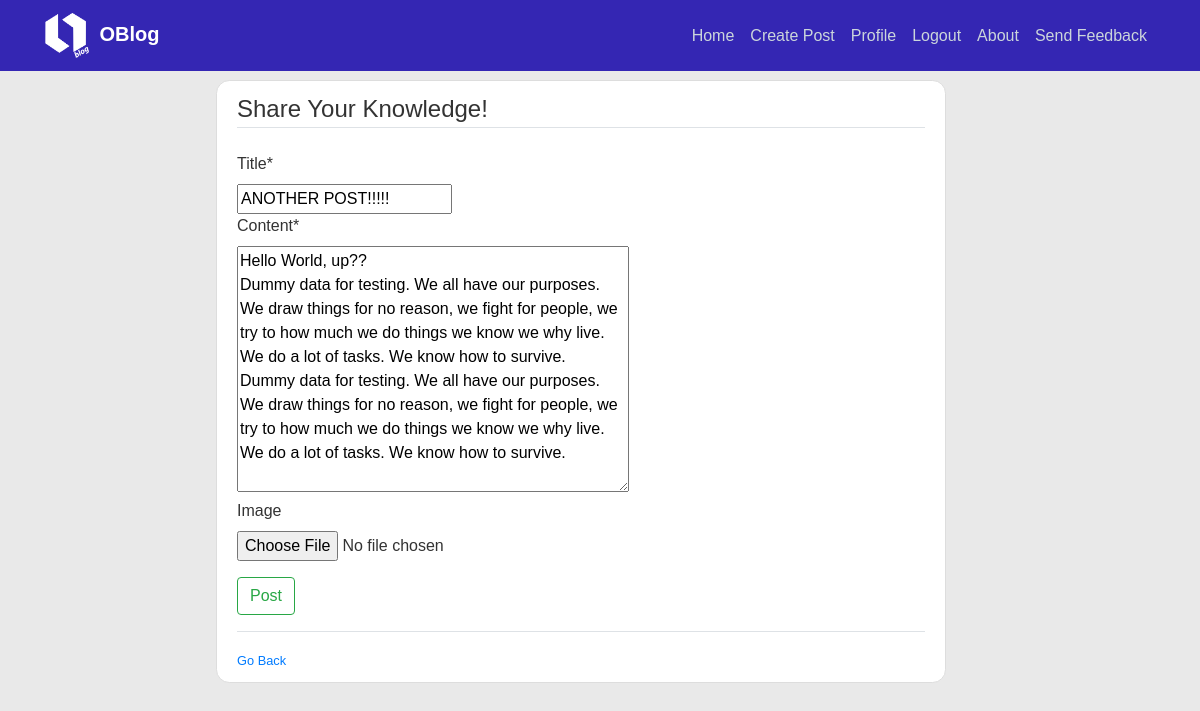
Screenshot of /post/42/update (signed in) with the database file from the repository.
### blog/models.py (models this page shows, shortened)
class Post(models.Model):
    title = models.CharField(max_length=100)
    content = models.TextField()
    image = ResizedImageField(
        size=[620, 500], upload_to='post_images', blank=True, null=True)
    date_posted = models.DateTimeField(default=timezone.now)
    author = models.ForeignKey(User, on_delete=models.CASCADE)

### blog/views.py (the view, shortened to what this page needs)
# urls.py: path('post/<int:pk>/update', PostUpdateView.as_view(),  name='post-update'),
class PostUpdateView(LoginRequiredMixin, UserPassesTestMixin, UpdateView):
    model = Post
    fields = ['title', 'content', 'image']
    def test_func(self):
        post = self.get_object()
        if self.request.user == post.author:
            return True
        return False

### blog/templates/blog/post_form.html (shortened to what this page needs)
{% extends 'blog/base.html' %}
{% load crispy_forms_tags %}
{% block content %}
    <div class="content-section" style="border-radius: 10pt;">
        <form method="POST" enctype='multipart/form-data' >
            <fieldset class="form-group">
                <legend class="border-bottom mb-4"> Share Your Knowledge! </legend>
                {{ form|crispy }}
            </fieldset>
            <div class="form-group">
                <button class="btn btn-outline-success" type="submit">Post</button>
            </div>
        </form>
        <div class="border-top pt-3 ">
            <small class="text-muted">
                <a class="ml-.5" href="{% url 'blog-home' %}"> Go Back</a>
            </small>
        </div>
    </div>
{% endblock content %}

### blog/static/blog/main.css (style rules this page uses)
body { background: #fafafa; color: #333333; margin-top: 5rem; }
.content-section { background: #ffffff; padding: 10px 20px; border: 1px solid #dddddd; border-radius: 3px; margin-bottom: 20px; }

### rows the page displays
Post: title "ANOTHER POST!!!!!", content "Hello World, up?? Dummy data for testing. We all have our purposes. We draw things for no reason, we fight for people, we try to how much we do things we know we why live. We do a lot of tasks. We know how to survive. Dummy data for testing. We all have our purposes. We draw things for no reason, we fight for people, we try to how much we do things we know we why live. We do a lot of tasks. We know how to survive."
